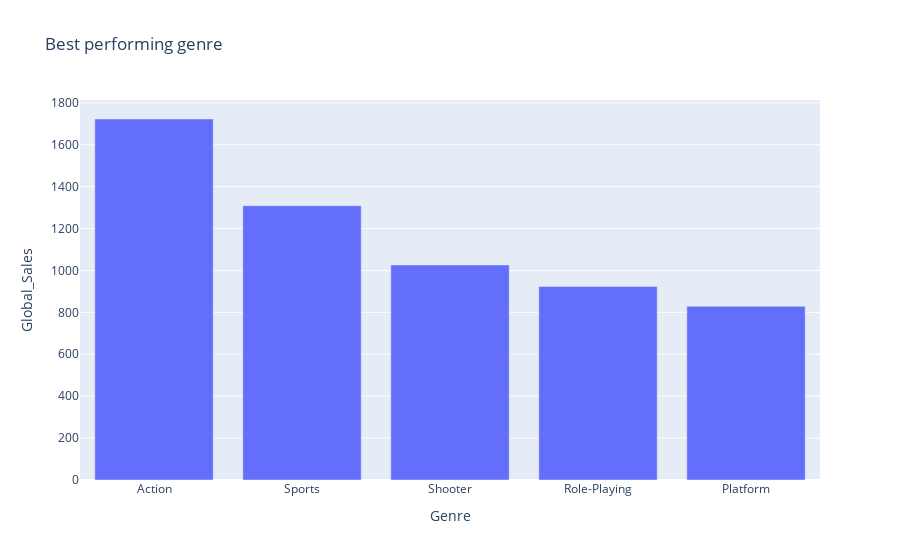

Notebook cell for this chart:
### Code cell
figure4=px.bar(genre,x='Genre',y='Global_Sales',
              title="Best performing genre")
figure4.show()

### Figure 1 — Plotly figure (JSON) as saved in the notebook; plotly's stock layout.template omitted (floating-point values rounded to 4 significant figures)
{"data": [{"alignmentgroup": "True", "hovertemplate": "Genre=%{x}<br>Global_Sales=%{y}<extra></extra>", "legendgroup": "", "marker": {"color": "#636efa", "pattern": {"shape": ""}}, "name": "", "offsetgroup": "", "orientation": "v", "showlegend": false, "textposition": "auto", "type": "bar", "x": ["Action", "Sports", "Shooter", "Role-Playing", "Platform"], "xaxis": "x", "y": [1723.0, 1309.0, 1026.0, 923.8, 829.1], "yaxis": "y"}], "layout": {"barmode": "relative", "legend": {"tracegroupgap": 0}, "title": {"text": "Best performing genre"}, "xaxis": {"anchor": "y", "domain": [0, 1], "title": {"text": "Genre"}}, "yaxis": {"anchor": "x", "domain": [0, 1], "title": {"text": "Global_Sales"}}}}
